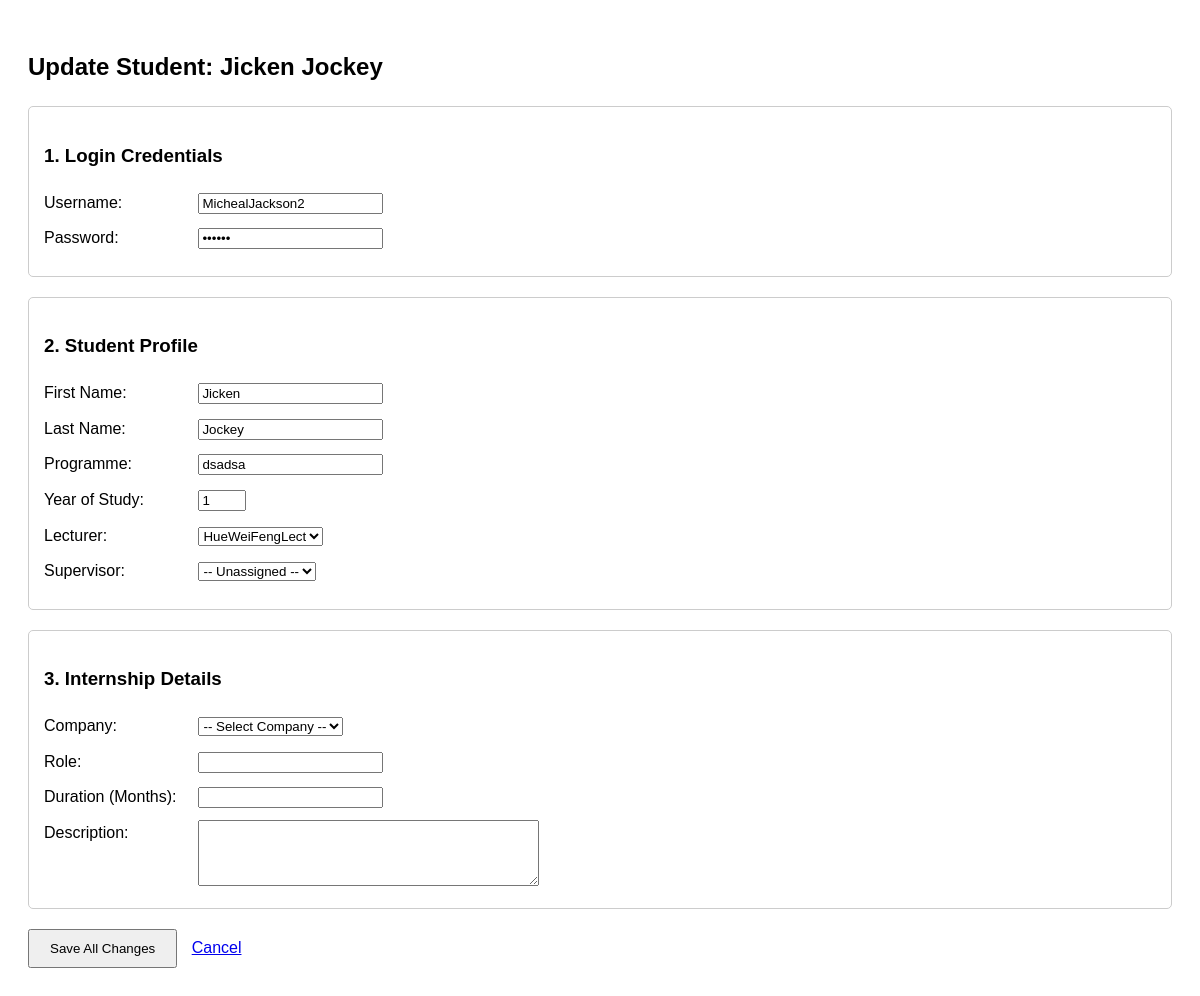
The page /AdminDashboard/StudentFunctions/UpdateStudent.php?id=1 (signed in) on the database as committed earlier.
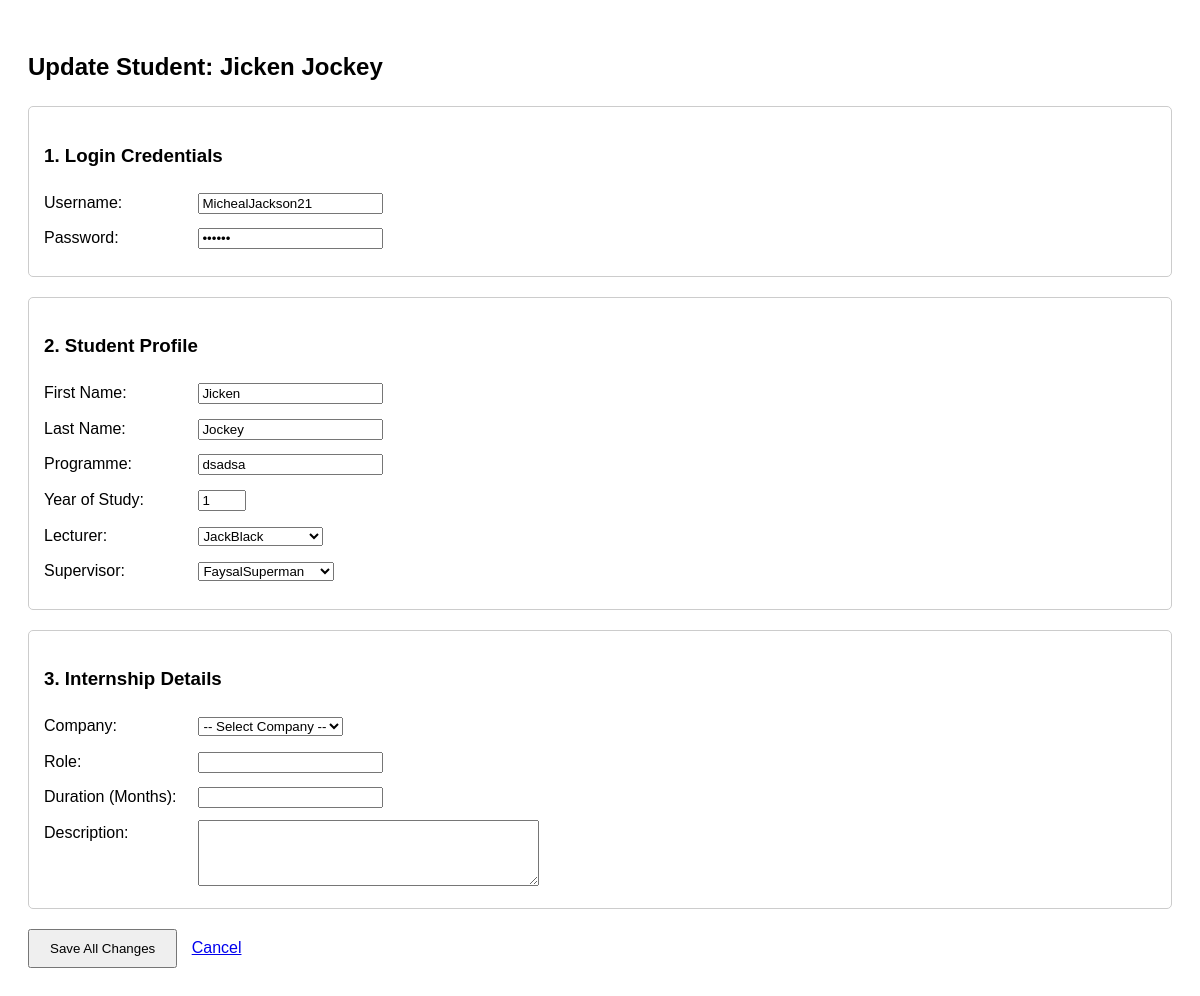
The same page on the database as committed later.
### tables this page shows
CREATE TABLE `studentprofile` (
  `StudentProfileID` int(11) NOT NULL,
  `StudentAccountID` int(11) NOT NULL,
  `FirstName` varchar(100) NOT NULL,
  `LastName` varchar(100) NOT NULL,
  `ProgrammeCode` varchar(100) NOT NULL,
  `YearOfStudy` int(11) NOT NULL,
  `AssesorAccountIDLect` int(11) DEFAULT NULL,
  `AssesorAccountIDSuper` int(11) DEFAULT NULL
);

CREATE TABLE `studentaccountlist` (
  `StudentAccountID` int(11) NOT NULL,
  `Password` varchar(100) NOT NULL,
  `Username` varchar(100) NOT NULL,
  `AdminAccountID` int(11) NOT NULL
);

CREATE TABLE `assesoraccountlist` (
  `AssessorAccountID` int(11) NOT NULL,
  `Password` varchar(100) NOT NULL,
  `Username` varchar(100) NOT NULL,
  `AdminAccountID` int(11) NOT NULL,
  `AssesorType` enum('Lecturer','Supervisor') NOT NULL
);

### ExecutePStatement.php (called while the page is built, shortened)
<?php
function executePreparedStatement($sql, $params) {
    global $conn;
    $stmt = $conn->prepare($sql);
    if (!empty($params)) {
        $stmt->bind_param(str_repeat('s', count($params)), ...$params);
    }
    if (stripos($sql, "SELECT") === 0) {
        $stmt->execute();
        $result = $stmt->get_result();
    } else {
        $result = $stmt->execute();
    }
    return $result;
}
?>

### AdminDashboard/StudentFunctions/UpdateStudent.php (the view, shortened to what this page needs)
<?php
include '../../Connection.php';
include '../../ExecutePStatement.php';
$studentID = $_GET['id'] ?? $_POST['id'] ?? null;
$fetchSql = "SELECT acc.Username, acc.Password, prof.*,
                    intern.CompanyINT, intern.Role, intern.Months_duration, intern.Description
             FROM studentaccountlist acc
             JOIN studentprofile prof ON acc.StudentAccountID = prof.StudentAccountID
             LEFT JOIN internship intern ON acc.StudentAccountID = intern.StudentAccountID
             WHERE acc.StudentAccountID = ?";
$fetchResult = executePreparedStatement($fetchSql, [$studentID]);
$studentData = $fetchResult->fetch_assoc();
$lecturers = executePreparedStatement("SELECT AssessorAccountID, Username FROM assesoraccountlist WHERE AssesorType = ?", ['Lecturer']);
$supervisors = executePreparedStatement("SELECT AssessorAccountID, Username FROM assesoraccountlist WHERE AssesorType = ?", ['Supervisor']);
?>
<!DOCTYPE html>
<html lang="en">
<head>
</head>
<body>
    <h2>Update Student: <?php echo htmlspecialchars($studentData['FirstName'] . " " . $studentData['LastName']); ?></h2>
    <form action="" method="post">
        <div class="form-section">
            <h3>1. Login Credentials</h3>
            <label>Username:</label>
            <input type="text" name="username" value="<?php echo htmlspecialchars($studentData['Username']); ?>" required><br>
            <label>Password:</label>
            <input type="password" name="password" value="<?php echo htmlspecialchars($studentData['Password']); ?>" required>
        </div>
        <div class="form-section">
            <h3>2. Student Profile</h3>
            <label>First Name:</label>
            <input type="text" name="firstname" value="<?php echo htmlspecialchars($studentData['FirstName']); ?>" required><br>
            <label>Last Name:</label>
            <input type="text" name="lastname" value="<?php echo htmlspecialchars($studentData['LastName']); ?>" required><br>
            <label>Programme:</label>
            <input type="text" name="programme" value="<?php echo htmlspecialchars($studentData['ProgrammeCode']); ?>" required><br>
            <label>Year of Study:</label>
            <input type="number" name="year" value="<?php echo htmlspecialchars($studentData['YearOfStudy']); ?>" min="1" max="4" required><br>
            <label>Lecturer:</label>
            <select name="lecturer">
                <?php while($l = $lecturers->fetch_assoc()): ?>
                    <option value="<?php echo $l['AssessorAccountID']; ?>" <?php if($studentData['AssesorAccountIDLect'] == $l['AssessorAccountID']) echo 'selected'; ?>>
                        <?php echo htmlspecialchars($l['Username']); ?>
                    </option>
                <?php endwhile; ?>
            </select><br>
            <label>Supervisor:</label>
            <select name="supervisor">
                <option value="NULL">-- Unassigned --</option>
                <?php while($s = $supervisors->fetch_assoc()): ?>
                    <option value="<?php echo $s['AssessorAccountID']; ?>" <?php if($studentData['AssesorAccountIDSuper'] == $s['AssessorAccountID']) echo 'selected'; ?>>
                        <?php echo htmlspecialchars($s['Username']); ?>
                    </option>
                <?php endwhile; ?>
            </select>
        </div>
        <div class="form-section">
            <h3>3. Internship Details</h3>
            <label>Company:</label>
            <select name="company_id" required>
                <option value="">-- Select Company --</option>
            </select><br>
            <label>Role:</label>
            <input type="text" name="role" value="<?php echo htmlspecialchars($studentData['Role'] ?? ''); ?>" required><br>
            <label>Duration (Months):</label>
            <input type="number" name="duration" value="<?php echo htmlspecialchars($studentData['Months_duration'] ?? ''); ?>" required><br>
            <label style="vertical-align: top;">Description:</label>
            <textarea name="description" rows="4" cols="40"><?php echo htmlspecialchars($studentData['Description'] ?? ''); ?></textarea>
        </div>
        <div style="margin-top: 20px;">
            <button type="submit" style="padding: 10px 20px; cursor: pointer;">Save All Changes</button>
            <a href="../Databases/StudentDatabase.php" style="margin-left: 10px;">Cancel</a>
        </div>
    </form>
</body>
</html>

Rows that differ between the two databases and show on the page:
changed studentprofile "Jicken Jockey": username "MichealJackson2" → "MichealJackson21"; lecturer "HueWeiFengLect" → "JackBlack"; supervisor (not shown) → "FaysalSuperman"
Other text that changed with them:
form field supervisor: "-- Unassigned --" → (not shown)
